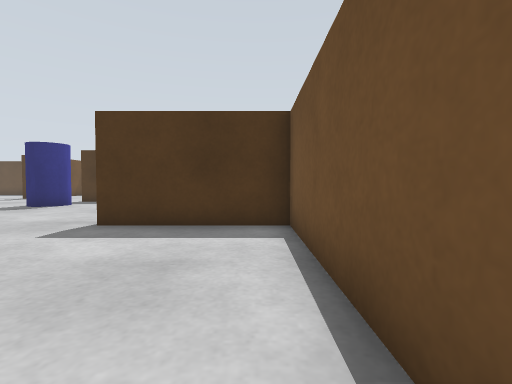
View 1 (above)

17 first-person views from a walk through a Gazebo world. The camera is 0.19 m above the floor, tilts 2° down and sees 85° across. The floor is counted in squares, 0.2 m on a side. Each view is taken from the middle of a square. On the plan, view 1 faces up. The plan holds only what a view shows up to about 11 squares ahead; the rest is blank. The place goes on beyond the plan.

View 2
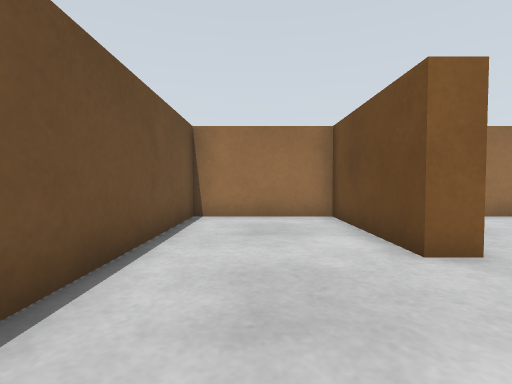

View 3
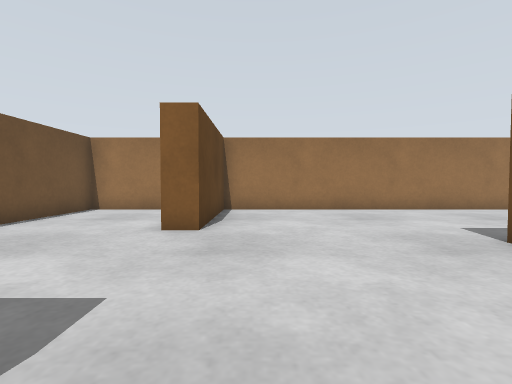

View 4
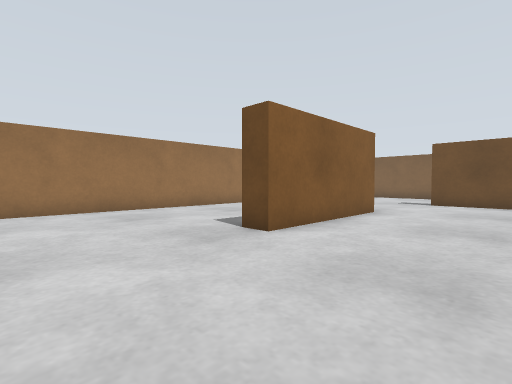

View 5
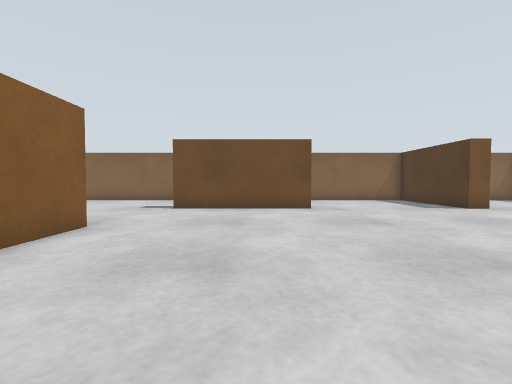

View 6
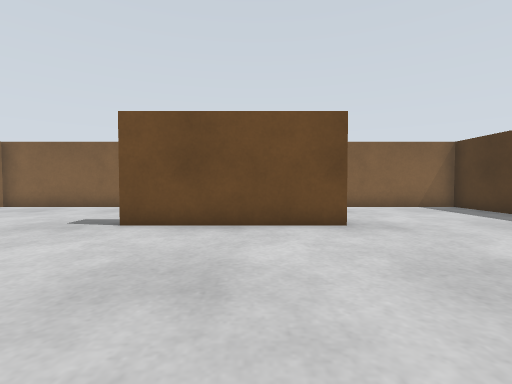

View 7
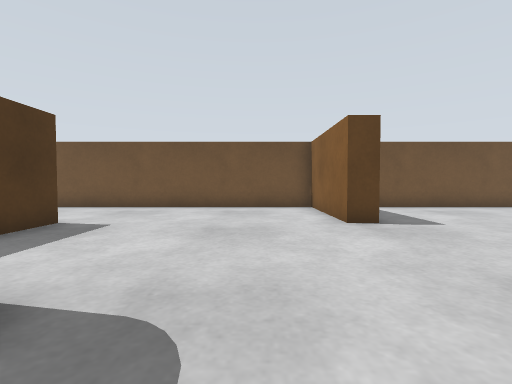

View 8
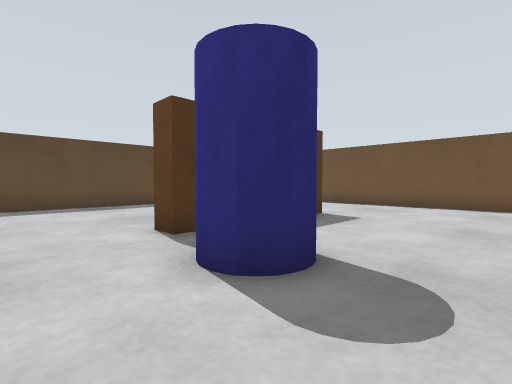

View 9
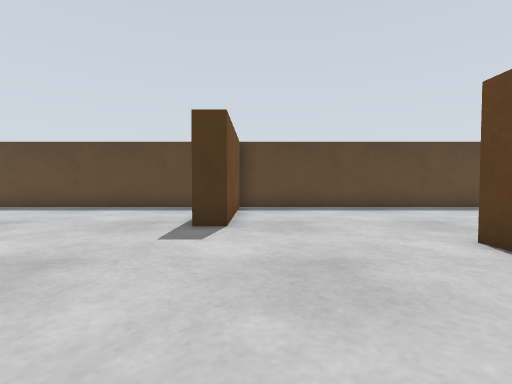

View 10
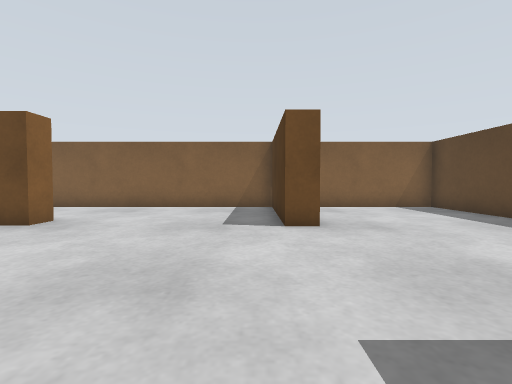

View 11
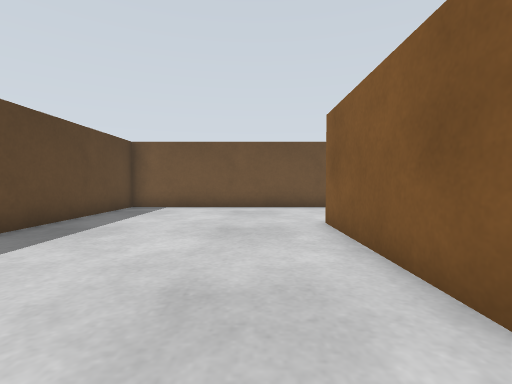

View 12
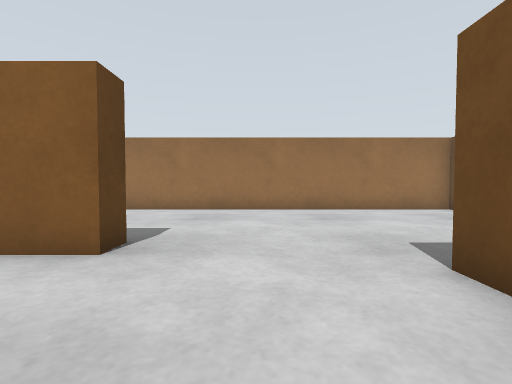

View 13
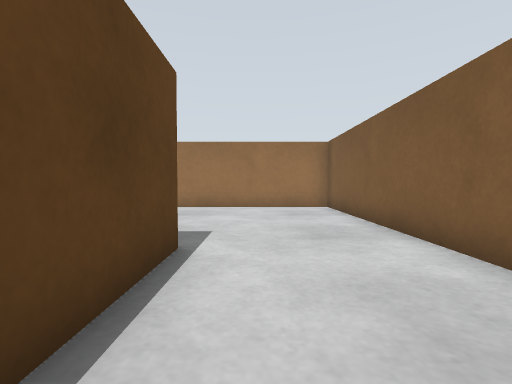

View 14
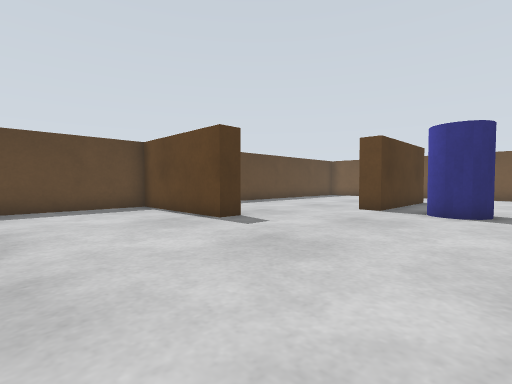

View 15
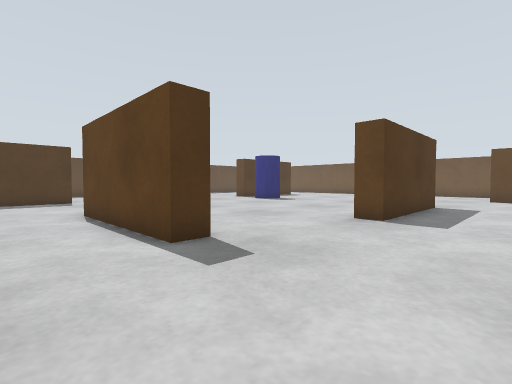

View 16
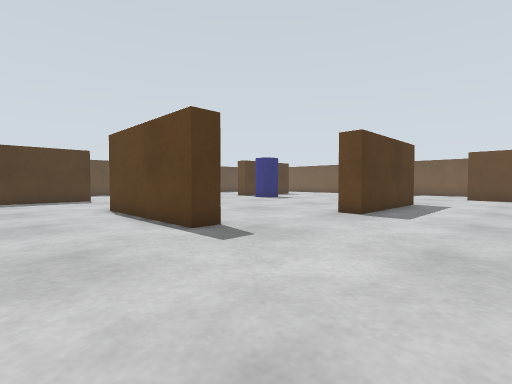

View 17
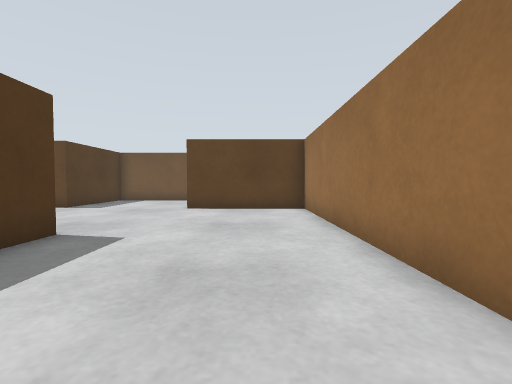

### Floor plan
Points are (right, up) in squares from view 1. A wall is a line through its corners. A room is listed if a view was taken in it or the views show most of it. See-through windows are left out.
Room 1 (views 1, 2)
walls: (-3.1, 1.5) (-3.1, -2.8) (0.7, -2.8) (0.7, 6.1) (-2.5, 6.1)
ways out: opening at (-3, 3.5) to room 2
Room 2 (views 3, 4, 5, 6, 7, 8, 9, 10, 11, 12, 13, 14, 15, 16, 17)
walls: (-18.1, 9) (-18.1, 4) (-18.9, 4) (-18.9, 9) (-18.1, 9); (-14, 3.4) (-9, 3.4) (-9, 2.6) (-14, 2.6) (-14, 3.4); (-18.1, 15.5) (-18.1, 14.6) (-22.8, 14.6) (-22.8, -2.8) (-3.9, -2.8) (-3.9, 1.5) (-3.1, 1.5); (-3.4, 13.6) (-8.5, 13.6) (-8.5, 14.4) (-3.5, 14.4); (-2.5, 6.1) (-3.5, 6.1) (-3.5, 6.9) (0.7, 6.9) (0.7, 20.7) (-12.6, 20.7) (-12.6, 16) (-13.4, 16) (-13.4, 20.7) (-22.8, 20.7) (-22.8, 16.4)
ways out: opening at (-3, 3.5) to room 1
objects: blue cylinder (-9, 11) to (-8, 12)

Positions as (right, up) in squares from view 1, and headings:
1: (0, 0), facing up
2: (-1, 5), facing down
3: (-5, 7), facing down
4: (-5, 7), facing down-left
5: (-8, 7), facing left
6: (-12, 7), facing left
7: (-10, 9), facing right
8: (-11, 9), facing up-right
9: (-12, 10), facing up
10: (-12, 14), facing left
11: (-10, 16), facing right
12: (-16, 7), facing down
13: (-20, 8), facing down
14: (-18, 10), facing up-right
15: (-21, 0), facing up-right
16: (-22, -1), facing up-right
17: (-14, -1), facing right
